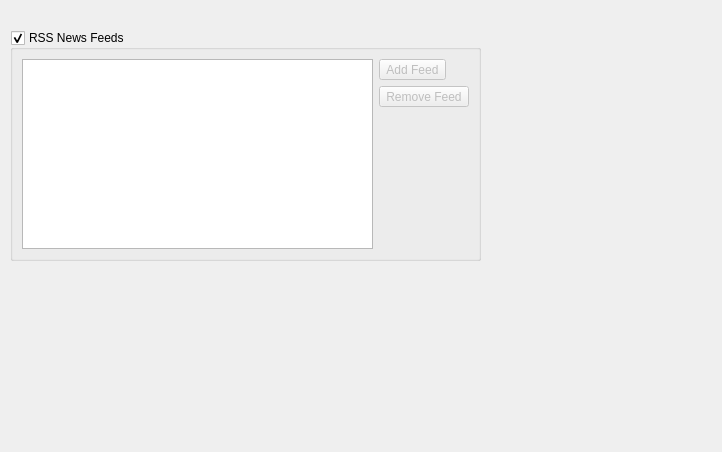
<?xml version="1.0" encoding="UTF-8"?>
<ui version="4.0">
 <class>Plugins::Welcome::SettingPage</class>
 <widget class="QWidget" name="Plugins::Welcome::SettingPage">
  <property name="geometry">
   <rect>
    <x>0</x>
    <y>0</y>
    <width>722</width>
    <height>452</height>
   </rect>
  </property>
  <property name="windowTitle">
   <string>Form</string>
  </property>
  <widget class="QGroupBox" name="grpRss">
   <property name="geometry">
    <rect>
     <x>10</x>
     <y>30</y>
     <width>471</width>
     <height>231</height>
    </rect>
   </property>
   <property name="title">
    <string>RSS News Feeds</string>
   </property>
   <property name="checkable">
    <bool>true</bool>
   </property>
   <layout class="QHBoxLayout" name="horizontalLayout">
    <item>
     <widget class="QListWidget" name="lstRss"/>
    </item>
    <item>
     <layout class="QVBoxLayout" name="verticalLayout">
      <item>
       <widget class="QToolButton" name="btnRssAdd">
        <property name="enabled">
         <bool>false</bool>
        </property>
        <property name="text">
         <string>Add Feed</string>
        </property>
        <property name="icon">
         <iconset resource="Resources/Resources.qrc">
          <normaloff>:/Welcome/rssAdd.svg</normaloff>:/Welcome/rssAdd.svg</iconset>
        </property>
       </widget>
      </item>
      <item>
       <widget class="QToolButton" name="btnRssRemove">
        <property name="enabled">
         <bool>false</bool>
        </property>
        <property name="text">
         <string>Remove Feed</string>
        </property>
        <property name="icon">
         <iconset resource="Resources/Resources.qrc">
          <normaloff>:/Welcome/rssRemove.svg</normaloff>:/Welcome/rssRemove.svg</iconset>
        </property>
       </widget>
      </item>
      <item>
       <spacer name="verticalSpacer">
        <property name="orientation">
         <enum>Qt::Vertical</enum>
        </property>
        <property name="sizeHint" stdset="0">
         <size>
          <width>20</width>
          <height>40</height>
         </size>
        </property>
       </spacer>
      </item>
     </layout>
    </item>
   </layout>
  </widget>
 </widget>
 <resources>
  <include location="Resources/Resources.qrc"/>
 </resources>
 <connections/>
</ui>
